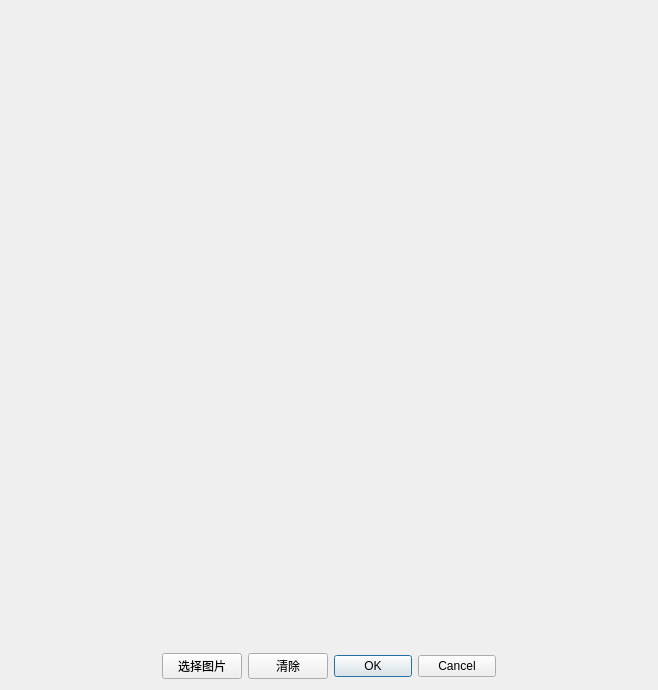
<?xml version="1.0" encoding="UTF-8"?>
<ui version="4.0">
 <class>Draw_Image_Roi_Dialog</class>
 <widget class="QDialog" name="Draw_Image_Roi_Dialog">
  <property name="geometry">
   <rect>
    <x>0</x>
    <y>0</y>
    <width>658</width>
    <height>690</height>
   </rect>
  </property>
  <property name="minimumSize">
   <size>
    <width>640</width>
    <height>690</height>
   </size>
  </property>
  <property name="windowTitle">
   <string>Dialog</string>
  </property>
  <layout class="QGridLayout" name="gridLayout">
   <item row="0" column="0" colspan="5">
    <widget class="QWidget" name="widget" native="true">
     <property name="minimumSize">
      <size>
       <width>640</width>
       <height>640</height>
      </size>
     </property>
     <layout class="QGridLayout" name="gridLayout_2">
      <item row="0" column="0">
       <layout class="QVBoxLayout" name="verticalLayout"/>
      </item>
     </layout>
    </widget>
   </item>
   <item row="1" column="0">
    <spacer name="horizontalSpacer">
     <property name="orientation">
      <enum>Qt::Horizontal</enum>
     </property>
     <property name="sizeHint" stdset="0">
      <size>
       <width>152</width>
       <height>20</height>
      </size>
     </property>
    </spacer>
   </item>
   <item row="1" column="1">
    <widget class="QPushButton" name="select_btn">
     <property name="text">
      <string>选择图片</string>
     </property>
    </widget>
   </item>
   <item row="1" column="2">
    <widget class="QPushButton" name="clear_btn">
     <property name="text">
      <string>清除</string>
     </property>
    </widget>
   </item>
   <item row="1" column="3">
    <widget class="QDialogButtonBox" name="buttonBox">
     <property name="orientation">
      <enum>Qt::Horizontal</enum>
     </property>
     <property name="standardButtons">
      <set>QDialogButtonBox::Cancel|QDialogButtonBox::Ok</set>
     </property>
    </widget>
   </item>
   <item row="1" column="4">
    <spacer name="horizontalSpacer_2">
     <property name="orientation">
      <enum>Qt::Horizontal</enum>
     </property>
     <property name="sizeHint" stdset="0">
      <size>
       <width>152</width>
       <height>20</height>
      </size>
     </property>
    </spacer>
   </item>
  </layout>
 </widget>
 <resources/>
 <connections>
  <connection>
   <sender>buttonBox</sender>
   <signal>accepted()</signal>
   <receiver>Draw_Image_Roi_Dialog</receiver>
   <slot>accept()</slot>
   <hints>
    <hint type="sourcelabel">
     <x>248</x>
     <y>254</y>
    </hint>
    <hint type="destinationlabel">
     <x>157</x>
     <y>274</y>
    </hint>
   </hints>
  </connection>
  <connection>
   <sender>buttonBox</sender>
   <signal>rejected()</signal>
   <receiver>Draw_Image_Roi_Dialog</receiver>
   <slot>reject()</slot>
   <hints>
    <hint type="sourcelabel">
     <x>316</x>
     <y>260</y>
    </hint>
    <hint type="destinationlabel">
     <x>286</x>
     <y>274</y>
    </hint>
   </hints>
  </connection>
 </connections>
</ui>
